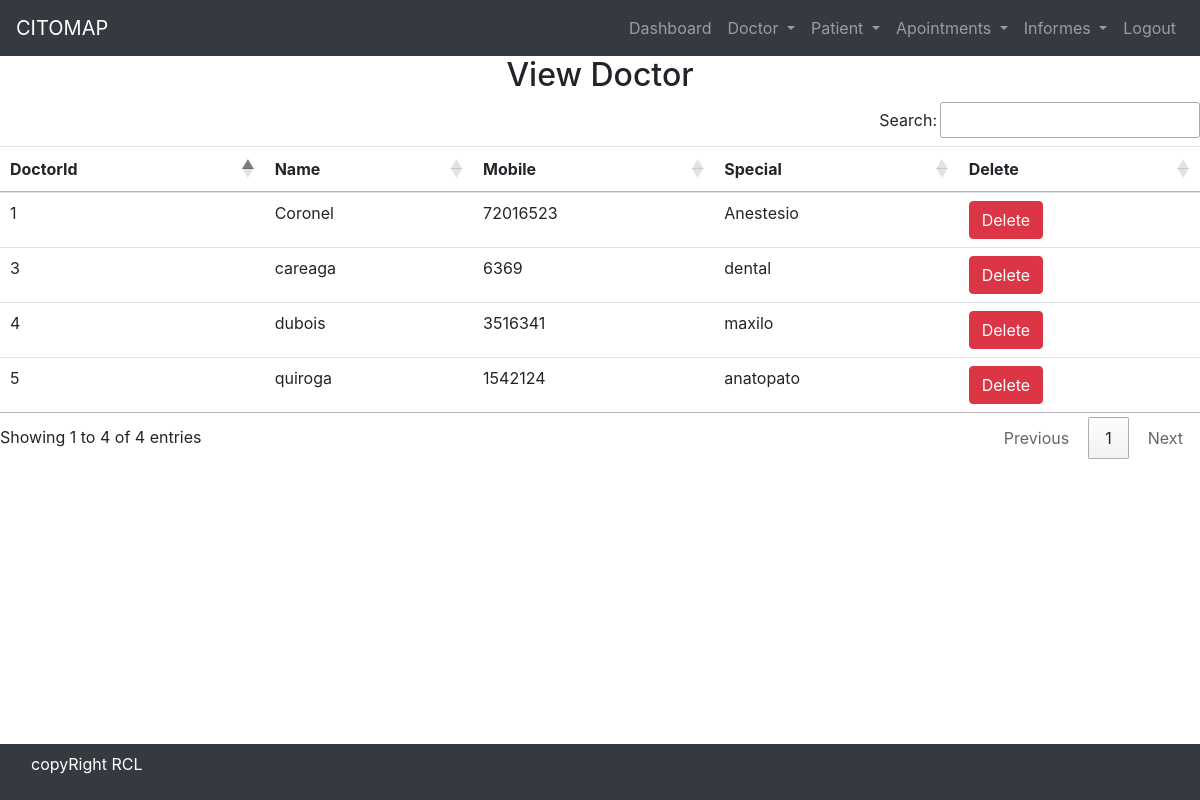
Page /view_doctor/ (signed in) on the earlier database version.
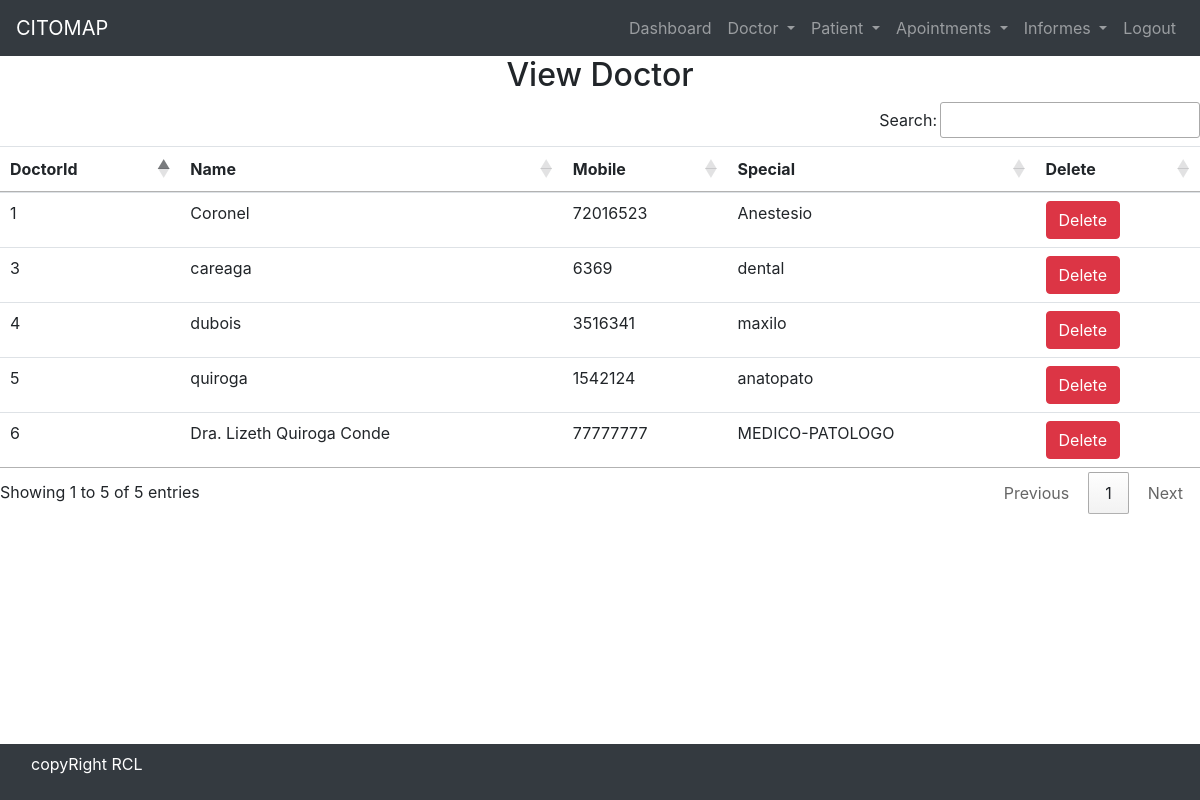
Same page on the later database version.
### hospital/models.py (models this page shows)
class Doctor(models.Model):
    Name = models.CharField(max_length=50)
    mobile = models.IntegerField()
    special = models.CharField(max_length=50)
    matricula = models.CharField(max_length=50,default='CCC-00000')

### hospital/views.py (the view)
# urls.py: path('view_doctor/', View_Doctor, name='view_doctor'),
def View_Doctor(request):
    if not request.user.is_staff:
        return redirect('login')
    doc = Doctor.objects.all()
    d = {'doc': doc}
    return render(request, 'view_doctor.html',d)

### hospital/templates/view_doctor.html
{% include 'base.html' %} {% include 'navigation.html' %} {% block content %}
<div>
  <h2 class="text-center">View Doctor</h2>
  <table id="example" class="table table-hover">
    <thead>
      <tr>
        <th>DoctorId</th>
        <th>Name</th>
        <th>Mobile</th>
        <th>Special</th>
        <th>Delete</th>
      </tr>
    </thead>
    <body>
      {% for i in doc%}
      <tr>
        <td>{{i.id}}</td>
        <td>{{i.Name}}</td>
        <td>{{i.mobile}}</td>
        <td>{{i.special}}</td>
        <td>
          <a
            href="{% url 'delete_doctor' i.id %}"
            onclick="return confirm('Are you sure you want to delete')"
            class="btn btn-danger"
          >
            Delete
          </a>
        </td>
      </tr>
      {% endfor%}
    </body>
  </table>
</div>
{% endblock content%} {% include 'footer.html'%}

### hospital/templates/base.html (shortened to what this page needs)
{% load static%}
<!DOCTYPE html>
<html lang="en">
  <head>
    <link
      rel="stylesheet"
      href="https://cdn.jsdelivr.net/npm/bootstrap@4.6.2/dist/css/bootstrap.min.css"
    />
    <link
      rel="stylesheet"
      href="https://use.fontawesome.com/releases/v5.7.0/css/all.css"
    />
    <link
      rel="stylesheet"
      text="text/css"
      href="{% static 'css/mystyle.css' %}"
    />
    <link
      rel="stylesheet"
      href="https://cdn.datatables.net/1.13.2/css/jquery.dataTables.min.css"
    />
    <link
      rel="stylesheet"
      href="https://cdn.datatables.net/buttons/2.3.4/css/buttons.dataTables.min.css"
    />
  </head>
  <body>
  </body>
</html>

### hospital/templates/navigation.html (shortened to what this page needs)
<nav class="navbar navbar-expand-lg navbar-dark bg-dark">
  <a class="navbar-brand" href="{%url 'home' %}">CITOMAP </a>
  <div class="collapse navbar-collapse" id="navbarSupportedContent">
    <ul class="navbar-nav ml-auto">
       {% if request.user.is_staff %}
      <li class="nav-item">
        <a class="nav-link" href="{%url 'dashboard' %}">Dashboard</a>
      </li>
      <li class="nav-item dropdown">
        <a
          class="nav-link dropdown-toggle"
          href="#"
          id="navbarDropdown"
          role="button"
          data-toggle="dropdown"
          aria-haspopup="true"
          aria-expanded="false"
        >
          Doctor
        </a>
      </li>
      <li class="nav-item dropdown">
        <a
          class="nav-link dropdown-toggle"
          href="#"
          id="navbarDropdown"
          role="button"
          data-toggle="dropdown"
          aria-haspopup="true"
          aria-expanded="false"
        >
          Patient
        </a>
      </li>
      <li class="nav-item dropdown">
        <a
          class="nav-link dropdown-toggle"
          href="#"
          id="navbarDropdown"
          role="button"
          data-toggle="dropdown"
          aria-haspopup="true"
          aria-expanded="false"
        >
          Apointments
        </a>
      </li>
      <li class="nav-item dropdown">
        <a
          class="nav-link dropdown-toggle"
          href="#"
          id="navbarDropdown"
          role="button"
          data-toggle="dropdown"
          aria-haspopup="true"
          aria-expanded="false"
        >
          Informes
        </a>
      </li>
      <li class="nav-item">
        <a class="nav-link" href="{% url 'logout_admin' %}">Logout</a>
      </li>
      {% endif%}
    </ul>
  </div>
</nav>

### hospital/templates/footer.html
<nav class="navbar navbar-expand-sm bg-dark fixed-bottom">
  <div class="footer-bottom">
    <div class="container">
      <div class="row">
        <div class="col-sm-12 text-center">
          <div class="copyright text">
            <p class="text-white">copyRight RCL</p>
          </div>
        </div>
      </div>
    </div>
  </div>
</nav>

### hospital/static/css/mystyle.css (style rules this page uses)
* { margin: 0; padding: 0; }

Differences in the rows shown:
added Doctor: id "6", Name "Dra. Lizeth Quiroga Conde", mobile "77777777", special "MEDICO-PATOLOGO"
Other differences:
text written by a page script: "Search: Showing 1 to 4 of 4 entries Previous 1 Next" → "Search: Showing 1 to 5 of 5 entries Previous 1 Next"
